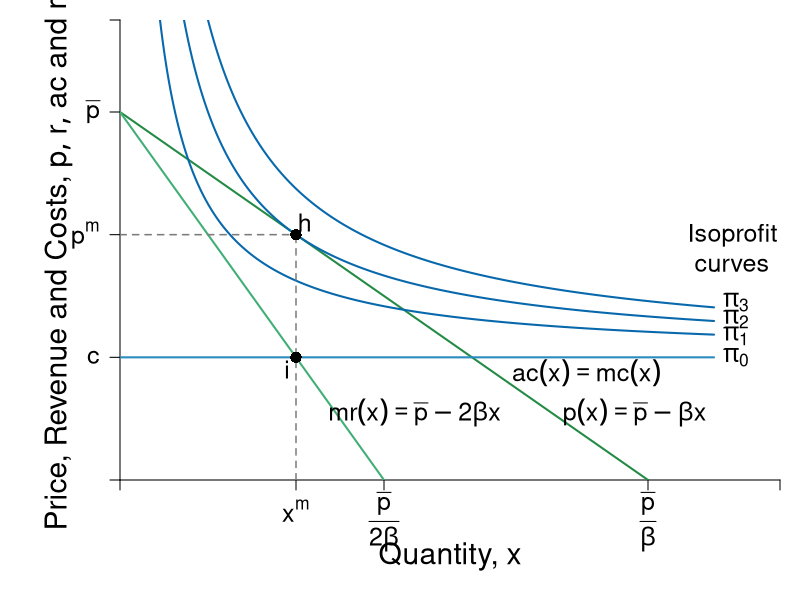

R code for this plot:
#Graph Designer: Simon Halliday + Scott Cohn
#Authors: Bowles and Halliday
#Title: Coordination, Conflict and Competition: A Text in Microeconomics

require(shape)
pdf(file = "firmmarketsupply/isoprofit_monopoly_A.pdf", width = 9, height = 7)

#Set parameters for graphics
axislabelsize <- 1.8
labelsize <- 1.5
namesize <- 1.8
annotatesize <- 1.5
graphlinewidth <- 2
segmentlinewidth <- 1.5

COL <- c("#7fc97f", "#beaed4", "#fdc086", "#ffff99", "#386cb0", "#f0027f", "#bf5b17", "#666666")
COLA <- c("#e0f3db", "#99d8c9","#66c2a4","#41ae76", "#238b45", "#005824")
COLB <- c("#c6dbef", "#4eb3d3", "#2b8cbe", "#0868ac","#084081")
grays <- gray.colors(25, start = 1, end = 0)
CBCols <- c("#009E73","#0072B2","#E69F00","#CC79A7", "#F0E442")


#Edited the margins to cater for the larger LHS labels
par(mar =  c(6, 6, 1, 1))

AvgRevenue <- function(x, rmax = 12, xmax = 12){
  rmax - (rmax/xmax)*x
}

MRevenue <- function(x, rmax = 12, xmax = 12){
  rmax - 2*(rmax/xmax)*x
}

AvgCost <- function(x, c0 = 2, c1 = 4){
  c0/x + c1
}

# From CORE
IsoProf <- function(x, k = 0, c0 = 2, c1 = 4){
  AvgCost(x) + k/x
}

xlims <- c(0, 15)
ylims <- c(0, 15)

npts <- 501 
x <- seq(xlims[1], xlims[2], length.out = npts)
y <- seq(ylims[1], ylims[2], length.out = npts) 
a <- c(13, 16.75, 19.25)

plot(0, 0, xlim = xlims, ylim = ylims, type = "n",
     xlab = expression(paste("")),
     ylab = expression(paste("")), 
     xaxt = "n", 
     yaxt = "n", 
     cex.lab = axislabelsize, 
     bty = "n",
     xaxs = "i", 
     yaxs = "i")


ticksy <- c(0, 4, AvgRevenue(x = 4), 12, ylims[2])
ylabels <- c(NA, expression(paste(c)), expression(paste(p^{m})), expression(paste(bar(p))), NA)
ticksx <- c(0, 4, 6, 12, xlims[2])
xlabels <- c(NA, expression(paste(x^{m})), expression(paste(frac(bar(p),2*beta))), expression(paste(frac(bar(p),beta))), NA)

axis(1, at = ticksx, pos = 0, labels = FALSE)
text(x = c(0, 4, 6, 12, xlims[2]), par("usr")[3] - 0.4, labels = xlabels, srt = 0, pos = 1, xpd = TRUE, cex = labelsize)
axis(2, at = ticksy, pos = 0, labels = ylabels, las = 1, cex.axis = labelsize)

npts <- 500 
xx1 <- seq(xlims[1], xlims[2], length.out = npts)
xx2 <- seq(xlims[1], xlims[2] - 1.5, length.out = npts)
xx3 <- seq(2, 6, length.out = npts)

lines(xx1, AvgRevenue(xx1, rmax = 12, xmax = 12), col = COLA[5], lwd = graphlinewidth)
lines(xx1, MRevenue(xx1, rmax = 12, xmax = 12), col = COLA[4], lwd = graphlinewidth)
lines(xx2, IsoProf(xx2, k = 14), col = COLB[4], lwd = graphlinewidth)

# Iso Prof --- Too high/too low
lines(xx2, IsoProf(xx2, k = 8), col = COLB[4], lwd = graphlinewidth)
lines(xx2, IsoProf(xx2, k = 20), col = COLB[4], lwd = graphlinewidth)

#Label the axes
text(0.5*(xlims[2]), -2.5, expression(paste("Quantity, ", x)), xpd = TRUE, cex = axislabelsize) 
#text(0.5*(xlims[2]), -1.8, expression(paste("Quantity of output, ", x)), xpd = TRUE, cex = axislabelsize) 
text(-1.4, 0.5*ylims[2], expression(paste("Price, Revenue and Costs, ", list(p, r, ac), " and ", mc)), xpd = TRUE, cex = axislabelsize, srt = 90) 

#Label curves
text(xlims[2] - 1, 7, expression(paste("Isoprofit \n curves")), cex = labelsize)
text(10.6, 3.5, expression(paste(ac(x) == mc(x))), cex = labelsize)
text(11.7, 2.2, expression(paste(p(x) == bar(p) - beta*x)), cex = labelsize)
text(6.7, 2.2, expression(paste(mr(x) == bar(p) - 2*beta*x)), cex = labelsize)

text(xlims[2] - 1, 5.8, expression(paste(pi[3])), cex = labelsize)
text(xlims[2] - 1, 5.25, expression(paste(pi[2])), cex = labelsize)
text(xlims[2] - 1, 4.7, expression(paste(pi[1])), cex = labelsize)
text(xlims[2] - 1, 4, expression(paste(pi[0])), cex = labelsize)

#Draw segments for total costs
segments(0, AvgRevenue(x = 4), 4, AvgRevenue(x = 4), lty = 2, col = grays[20] , lwd = segmentlinewidth)
segments(4, 0, 4, AvgRevenue(x = 4), lty = 2, col = grays[20] , lwd = segmentlinewidth)

segments(0, 4, xlims[2] - 1.5, 4, lty = 1, col = COLB[3] , lwd = graphlinewidth)

#Label Points for comparison
points(4, MRevenue(x = 4), pch = 16, col = "black", cex = 1.5)
text(3.8, MRevenue(x = 4) - 0.4, expression(i), cex = labelsize)


points(4, AvgRevenue(x = 4), pch = 16, col = "black", cex = 1.5)
text(4.2, AvgRevenue(x = 4) + 0.4, expression(h), cex = labelsize)




dev.off()
